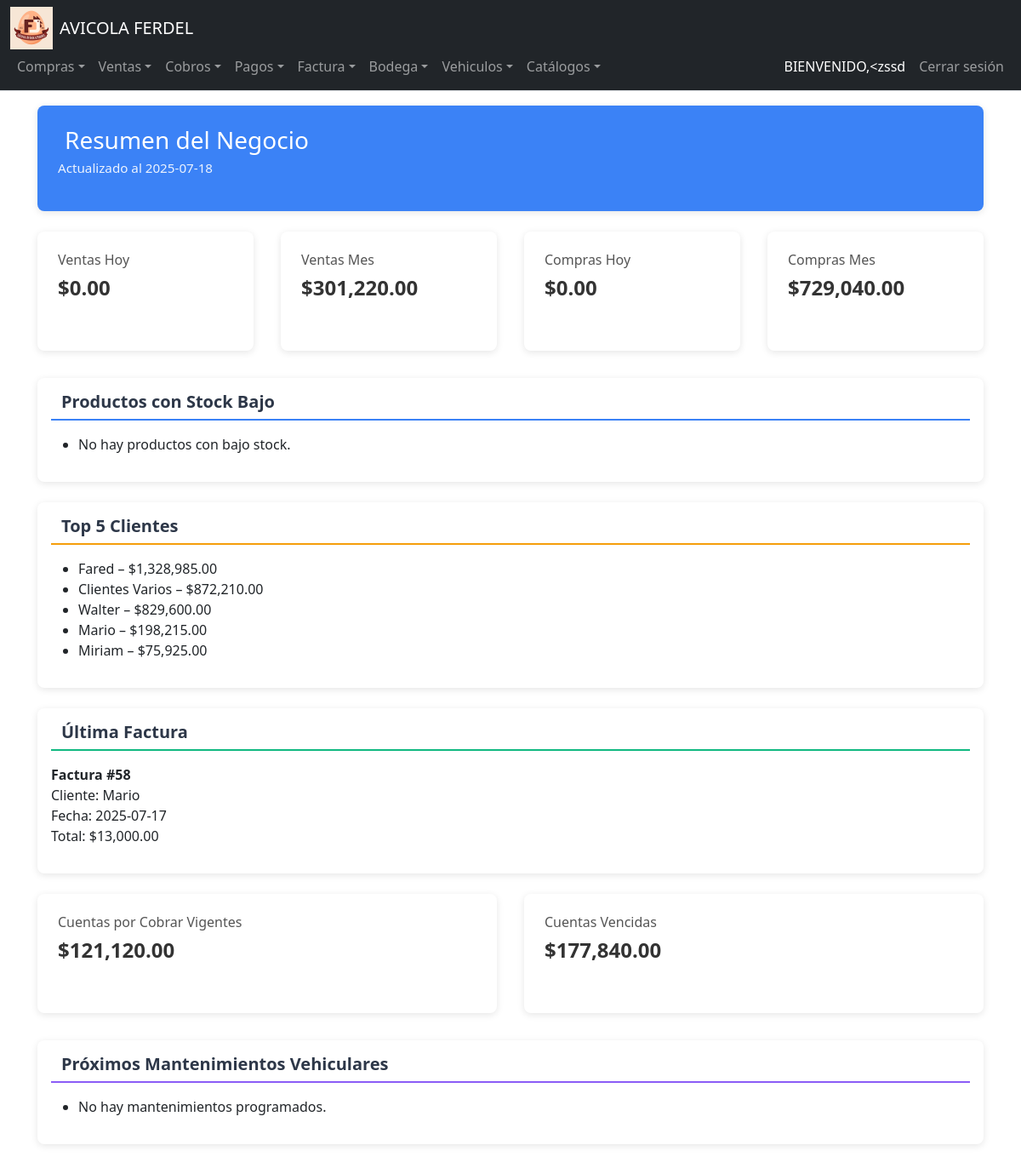
The app's page / (signed in), older data.
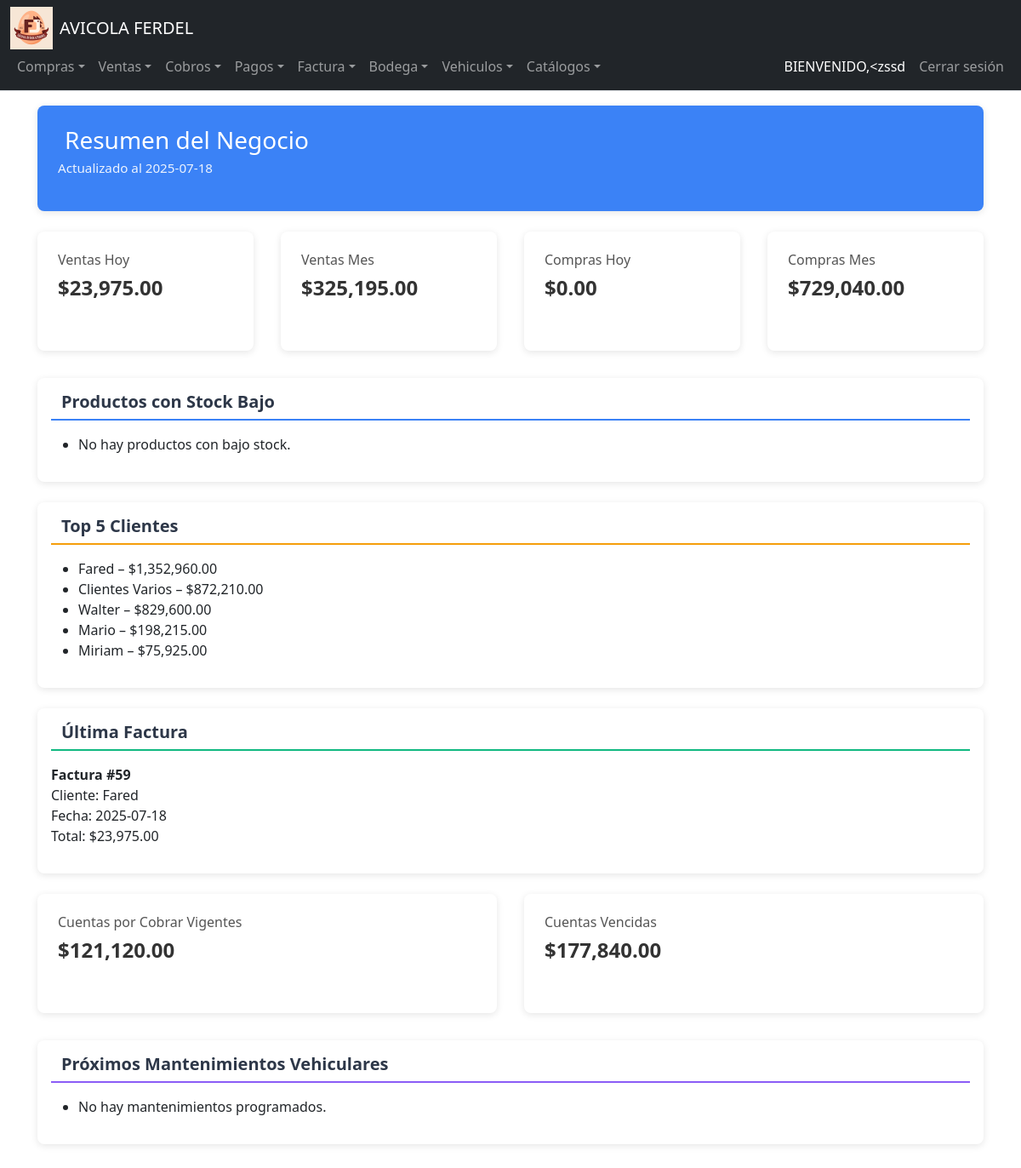
The same page, newer data.
### tables this page shows
CREATE TABLE Clientes (
    ID_Cliente INTEGER PRIMARY KEY AUTOINCREMENT,
    Nombre TEXT NOT NULL,
    Telefono TEXT,
    Direccion TEXT,
    RUC_CEDULA TEXT
);

CREATE TABLE Facturacion (
    ID_Factura INTEGER PRIMARY KEY AUTOINCREMENT,
    Fecha DATE NOT NULL,
    IDCliente INTEGER NOT NULL,
    Credito_Contado INTEGER,
    Observacion TEXT,
    ID_Empresa INTEGER NOT NULL,
    FOREIGN KEY (IDCliente) REFERENCES Clientes(ID_Cliente),
    FOREIGN KEY (ID_Empresa) REFERENCES Empresa(ID_Empresa)
);

### app.py (the view)
@app.route('/')
@login_required
def home():
    current_month = datetime.now().strftime('%Y-%m')
    today = datetime.now().strftime('%Y-%m-%d')
    def execute_query(query, params=None):
        result = db.execute(query, params) if params else db.execute(query)
        return result[0]['total'] if result and result[0]['total'] is not None else 0
    total_ventas_hoy = execute_query("""
        SELECT SUM(df.Total) AS total
        FROM Detalle_Facturacion df
        JOIN Facturacion f ON df.ID_Factura = f.ID_Factura
        WHERE f.Fecha = ?
    """, [today])
    total_ventas_mes = execute_query("""
        SELECT SUM(df.Total) AS total
        FROM Detalle_Facturacion df
        JOIN Facturacion f ON df.ID_Factura = f.ID_Factura
        WHERE strftime('%Y-%m', f.Fecha) = ?
    """, [current_month])
    total_compras_hoy = execute_query("""
        SELECT COALESCE(SUM(dm.Costo_Total), 0) AS total
        FROM Detalle_Movimiento_Inventario dm
        JOIN Movimientos_Inventario mi ON dm.ID_Movimiento = mi.ID_Movimiento
        JOIN Catalogo_Movimientos cm ON mi.ID_TipoMovimiento = cm.ID_TipoMovimiento
        WHERE DATE(mi.Fecha) = DATE(?)
        AND LOWER(cm.Descripcion) LIKE '%compra%'
    """, [today])
    total_compras_mes = execute_query("""
        SELECT COALESCE(SUM(dm.Costo_Total), 0) AS total
        FROM Detalle_Movimiento_Inventario dm
        JOIN Movimientos_Inventario mi ON dm.ID_Movimiento = mi.ID_Movimiento
        JOIN Catalogo_Movimientos cm ON mi.ID_TipoMovimiento = cm.ID_TipoMovimiento
        WHERE strftime('%Y-%m', mi.Fecha) = ?
        AND LOWER(cm.Descripcion) LIKE '%compra%'
    """, [current_month])
    inventario_bodegas = db.execute("""
        SELECT b.Nombre AS bodega, p.Descripcion AS producto, ib.Existencias
        FROM Inventario_Bodega ib
        JOIN Bodegas b ON ib.ID_Bodega = b.ID_Bodega
        JOIN Productos p ON ib.ID_Producto = p.ID_Producto
        ORDER BY b.Nombre, p.Descripcion
    """)
    vehiculos = db.execute("""
        SELECT v.Placa, v.Marca, v.Modelo, v.Color, v.Estado,
               (SELECT MAX(Kilometraje) FROM Mantenimiento_Vehiculo
                WHERE ID_Vehiculo = v.ID_Vehiculo) AS kilometraje
        FROM Vehiculos v
        ORDER BY v.Estado DESC, v.Placa
    """)
    top_clientes = db.execute("""
        SELECT c.Nombre, SUM(df.Total) AS total_comprado
        FROM Clientes c
        JOIN Facturacion f ON c.ID_Cliente = f.IDCliente
        JOIN Detalle_Facturacion df ON f.ID_Factura = df.ID_Factura
        GROUP BY c.ID_Cliente
        ORDER BY total_comprado DESC
        LIMIT 5
    """)
    ultima_factura = db.execute("""
        SELECT f.ID_Factura, f.Fecha, c.Nombre AS cliente, SUM(df.Total) AS total
        FROM Facturacion f
        JOIN Clientes c ON f.IDCliente = c.ID_Cliente
        JOIN Detalle_Facturacion df ON f.ID_Factura = df.ID_Factura
        GROUP BY f.ID_Factura
        ORDER BY f.Fecha DESC
        LIMIT 1
    """)
    cuentas_cobrar = execute_query("""
        SELECT SUM(Monto_Movimiento) AS total
        FROM Detalle_Cuentas_Por_Cobrar
        WHERE Fecha_Vencimiento >= DATE('now')
    """)
    cuentas_cobrar_vencidas = execute_query("""
        SELECT SUM(Monto_Movimiento) AS total
        FROM Detalle_Cuentas_Por_Cobrar
        WHERE Fecha_Vencimiento < DATE('now')
    """)
    productos_stock_bajo = db.execute("""
        SELECT B.Nombre AS Bodega, P.COD_Producto, P.Descripcion, I.Existencias, U.Abreviatura
        FROM Inventario_Bodega I
        JOIN Bodegas B ON B.ID_Bodega = I.ID_Bodega
        JOIN Productos P ON P.ID_Producto = I.ID_Producto
        LEFT JOIN Unidades_Medida U ON U.ID_Unidad = P.Unidad_Medida
        WHERE I.Existencias <= 5
        AND P.Estado = 1
        ORDER BY B.Nombre, I.Existencias ASC
    """)
    proximos_mantenimientos = db.execute("""
        SELECT mv.*, v.Placa
        FROM Mantenimiento_Vehiculo mv
        JOIN Vehiculos v ON mv.ID_Vehiculo = v.ID_Vehiculo
        WHERE mv.Fecha >= DATE('now')
        ORDER BY mv.Fecha ASC
        LIMIT 5
    """)
    ventas_por_tipo = db.execute("""
        SELECT tp.Descripcion AS tipo, SUM(df.Cantidad) AS cantidad, SUM(df.Total) AS total
        FROM Detalle_Facturacion df
        JOIN Productos p ON df.ID_Producto = p.ID_Producto
        JOIN Tipo_Producto tp ON p.Tipo = tp.ID_TipoProducto
        JOIN Facturacion f ON df.ID_Factura = f.ID_Factura
        WHERE strftime('%Y-%m', f.Fecha) = ?
        GROUP BY tp.ID_TipoProducto
    """, [current_month])
    return render_template("index.html",
        today=today,
        total_ventas_hoy=total_ventas_hoy,
        total_ventas_mes=total_ventas_mes,
        total_compras_hoy=total_compras_hoy,
        total_compras_mes=total_compras_mes,
        inventario_bodegas=inventario_bodegas,
        vehiculos=vehiculos,
        top_clientes=top_clientes,
        ultima_factura=ultima_factura[0] if ultima_factura else None,
        cuentas_cobrar=cuentas_cobrar,
        cuentas_cobrar_vencidas=cuentas_cobrar_vencidas,
        productos_stock_bajo=productos_stock_bajo,
        proximos_mantenimientos=proximos_mantenimientos,
        ventas_por_tipo=ventas_por_tipo
    )

### app.py (called while the page is built)
@login_manager.user_loader
def load_user(user_id):
    user_data = db.execute("SELECT * FROM Usuarios WHERE ID_Usuario = ?", user_id)
    if len(user_data) == 1:
        return User(user_data[0]["ID_Usuario"], user_data[0]["NombreUsuario"])
    return None

@app.after_request
def after_request(response):
    response.headers["Cache-Control"] = "no-cache, no-store, must-revalidate"
    response.headers["Expires"] = 0
    response.headers["Pragma"] = "no-cache"
    return response

### Templates/index.html (shortened to what this page needs)
{% extends "layout.html" %}
{% block main %}
<div class="dashboard-container">
    <div class="header">
        <h1> Resumen del Negocio</h1>
        <p>Actualizado al {{ today }}</p>
    </div>
    <div class="metrics-grid">
        <div class="metric-card">
            <h3 class="metric-title">Ventas Hoy</h3>
            <div class="metric-value">${{ "{:,.2f}".format(total_ventas_hoy) }}</div>
        </div>
        <div class="metric-card">
            <h3 class="metric-title">Ventas Mes</h3>
            <div class="metric-value">${{ "{:,.2f}".format(total_ventas_mes) }}</div>
        </div>
        <div class="metric-card">
            <h3 class="metric-title">Compras Hoy</h3>
            <div class="metric-value">${{ "{:,.2f}".format(total_compras_hoy) }}</div>
        </div>
        <div class="metric-card">
            <h3 class="metric-title">Compras Mes</h3>
            <div class="metric-value">${{ "{:,.2f}".format(total_compras_mes) }}</div>
        </div>
    </div>
    <div class="info-container">
        <h2 class="section-title low-stock-litle">
             Productos con Stock Bajo
        </h2>
        <ul>
            {% for producto in productos_stock_bajo %}
            <li>
                {{ producto.Descripcion }} – {{ producto.Existencias }} {{ producto.unidad }}
            </li>
            {% else %}
            <li>No hay productos con bajo stock.</li>
            {% endfor %}
        </ul>
    </div>
    <div class="info-container">
        <h2 class="section-title top-clients-title">
            Top 5 Clientes
        </h2>
        <ul>
            {% for cliente in top_clientes %}
            <li>{{ cliente.Nombre }} – ${{ "{:,.2f}".format(cliente.total_comprado) }}</li>
            {% else %}
            <li>No hay clientes con compras registradas.</li>
            {% endfor %}
        </ul>
    </div>
    <div class="info-container">
        <h2 class="section-title last-invoice-title">
            Última Factura
        </h2>
        {% if ultima_factura %}
        <p>
            <strong>Factura #{{ ultima_factura.ID_Factura }}</strong><br>
            Cliente: {{ ultima_factura.cliente }}<br>
            Fecha: {{ ultima_factura.Fecha }}<br>
            Total: ${{ "{:,.2f}".format(ultima_factura.total) }}
        </p>
        {% else %}
        <p>No hay facturas registradas aún.</p>
        {% endif %}
    </div>
    <div class="metrics-grid">
        <div class="metric-card">
            <h3 class="metric-title">Cuentas por Cobrar Vigentes</h3>
            <div class="metric-value">${{ "{:,.2f}".format(cuentas_cobrar) }}</div>
        </div>
        <div class="metric-card">
            <h3 class="metric-title">Cuentas Vencidas</h3>
            <div class="metric-value">${{ "{:,.2f}".format(cuentas_cobrar_vencidas) }}</div>
        </div>
    </div>
    <div class="info-container">
        <h2 class="section-title maintenance-title">
            Próximos Mantenimientos Vehiculares
        </h2>
        <ul>
            {% for mant in proximos_mantenimientos %}
            <li>
                {{ mant.Placa }} – {{ mant.Fecha }} – {{ mant.Tipo }}: ${{ "{:,.2f}".format(mant.Costo) }}
            </li>
            {% else %}
            <li>No hay mantenimientos programados.</li>
            {% endfor %}
        </ul>
    </div>
</div>
{% endblock %}

Row changes from the older to the newer data that the page shows:
no longer on this page (row unchanged): Facturacion: ID_Factura "58", Fecha "2025-07-17"
computed for Clientes "Fared": total_comprado "1,328,985.00" → "1,352,960.00"
added Facturacion: ID_Factura "59", Fecha "2025-07-18"
Text that changed along with them:
{{ "{:,.2f}".format(total_ventas_hoy) }}: "0.00" → "23,975.00"
{{ "{:,.2f}".format(total_ventas_mes) }}: "301,220.00" → "325,195.00"
{{ ultima_factura.cliente }}: "Mario" → "Fared"
{{ "{:,.2f}".format(ultima_factura.total) }}: "13,000.00" → "23,975.00"
